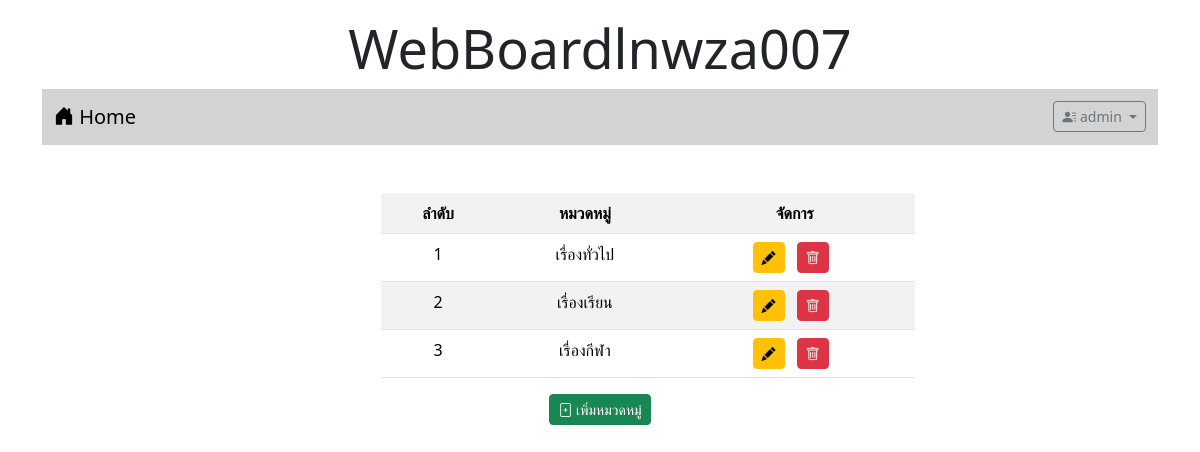
The page /category.php (signed in) on the database as committed earlier.
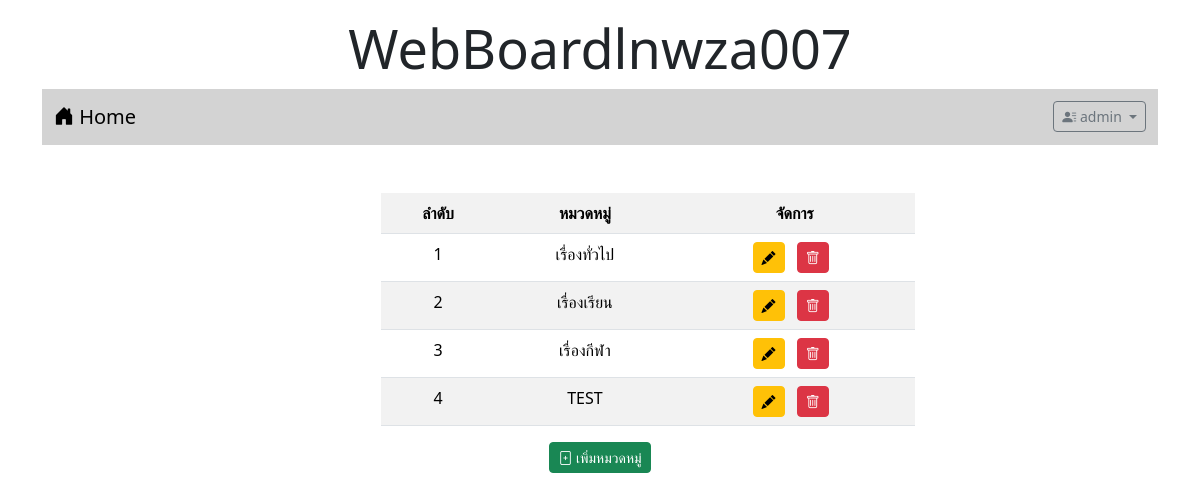
The same page on the database as committed later.
### tables this page shows
CREATE TABLE `category` (
  `id` int(11) NOT NULL,
  `name` varchar(20148) NOT NULL
);

### category.php (the view, shortened to what this page needs)
<!DOCTYPE html>
<html lang="en">
<head>
    <link rel="stylesheet" href="bootstrap-5.3.2-dist/css/bootstrap.min.css">
    <link rel="stylesheet" href="https://cdn.jsdelivr.net/npm/bootstrap-icons@1.11.3/font/bootstrap-icons.min.css">
</head>
<body>
<div class="container-lg">
    <h1 style="text-align: center;font-size: 54px;"class="mt-3">WebBoardlnwza007</h1>
    <?php include "nav.php" ?>
    <div class="container text-center mt-4">
        <div class="row">
            <div class="col-lg-3 col-sm-2">
            </div>
            <div class="col-lg-6 col-sm-8 align-self-center " >
                <table class="table table-striped mt-4 ms-5" >
                    <tr> <th>ลำดับ</th> <th>หมวดหมู่</th> <th>จัดการ</th> </tr>
                    <?php
                        $conn=new PDO("mysql:host=localhost;dbname=webboard;charset=utf8","root","");
                        $sql= "SELECT * FROM category";
                        $i=0;
                        foreach($conn->query($sql) as $row){
                            $i++;
                            echo "<tr class=''> <td><div>$i</div></td> <td><div>$row[name]</div></td>
                            <td class=''><div class='me-2 align-self-center d-inline' data-bs-toggle='modal' data-bs-target='#exampleModal1'><a
                            class='btn btn-warning btn-sm' onclick='' id='name' value='$row[name]'><i class='bi bi-pencil-fill'></i></a></div>
                             <div class='me-2 align-self-center d-inline'> <a href='category_delete.php?id=$row[id]'
                            class='btn btn-danger btn-sm' onclick='return myFunction()'> <i class='bi bi-trash'></i> </a> </div> </td></tr>";
                        }
                    ?>
                </table>
            </div>
            <div class="col-lg-3 col-sm-2">
            </div>
        </div>
        <button type="button" class="btn btn-sm btn-success" data-bs-toggle="modal" data-bs-target="#exampleModal"><i class="bi bi-file-plus"></i> เพิ่มหมวดหมู่</button>
    </div>
</body>
</body>
</html>

Rows that differ between the two databases and show on the page:
added category: name "TEST"
